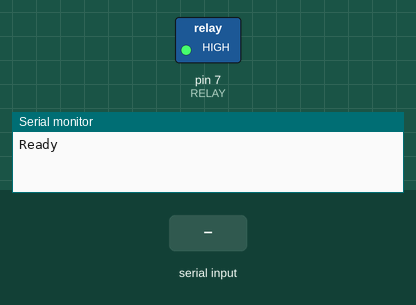
This sketch was run on a simulated Arduino Uno, built with avr-gcc and run on an emulated ATmega328P. Parts: switched loads named in the sketch (green lamp = pin HIGH), the last lines printed to the serial monitor. The test bench sets the inputs (shaded band).

Above: at 1.2 s.
1.3 s: "Y" received over Serial
At 2.5 s:
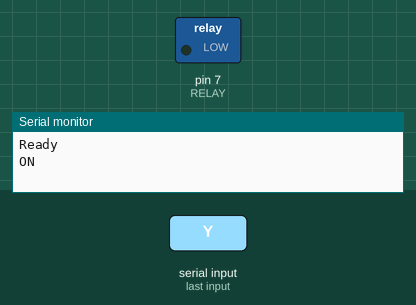
2.8 s: "N" received over Serial
At 3.7 s:
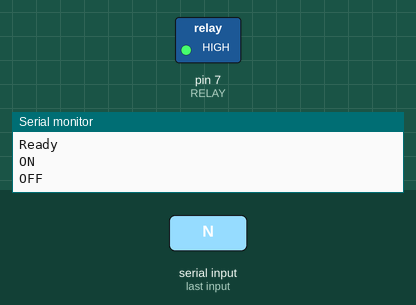
Timing chart, 0 to 5.8 s (numbered marks = the images above; inputs shaded):
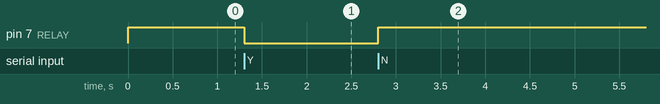

The sketch:

rele_simple.ino
```cpp
const int RELAY = 7;

void setup() {
    pinMode(RELAY, OUTPUT);

    digitalWrite(RELAY, HIGH);

    Serial.begin(115200);

    Serial.println("Ready");
}

void loop() {

    if (Serial.available()) {

        char c = toupper(Serial.read());

        if (c == 'Y') {
            digitalWrite(RELAY, LOW);
            Serial.println("ON");
        }

        if (c == 'N') {
            digitalWrite(RELAY, HIGH);
            Serial.println("OFF");
        }
    }
}
```

Measured:
- after the input at 1.3 s, pin 7 (RELAY): HIGH → LOW at once
- after the input at 2.8 s, pin 7 (RELAY): LOW → HIGH at once
